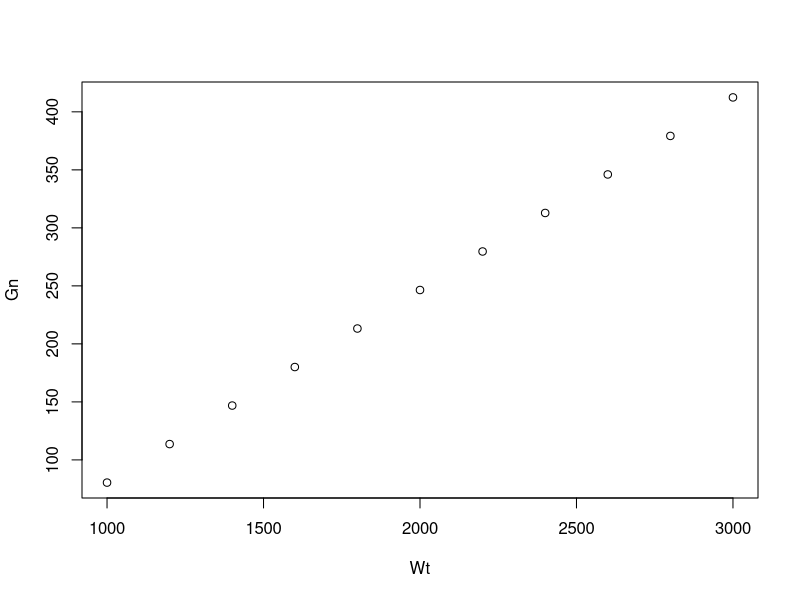
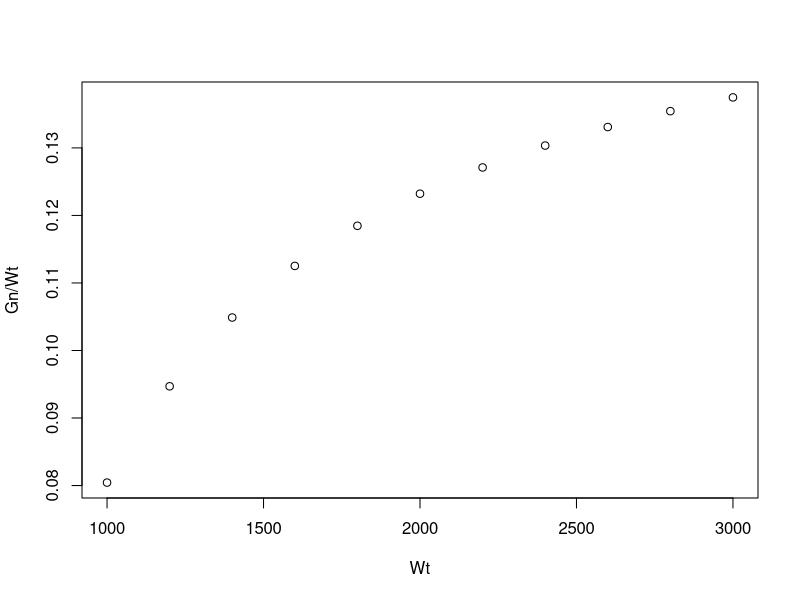
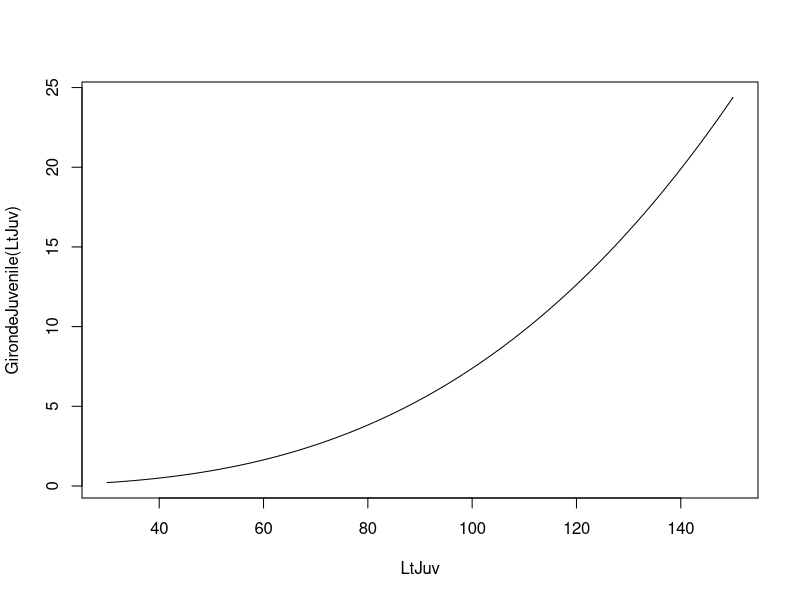
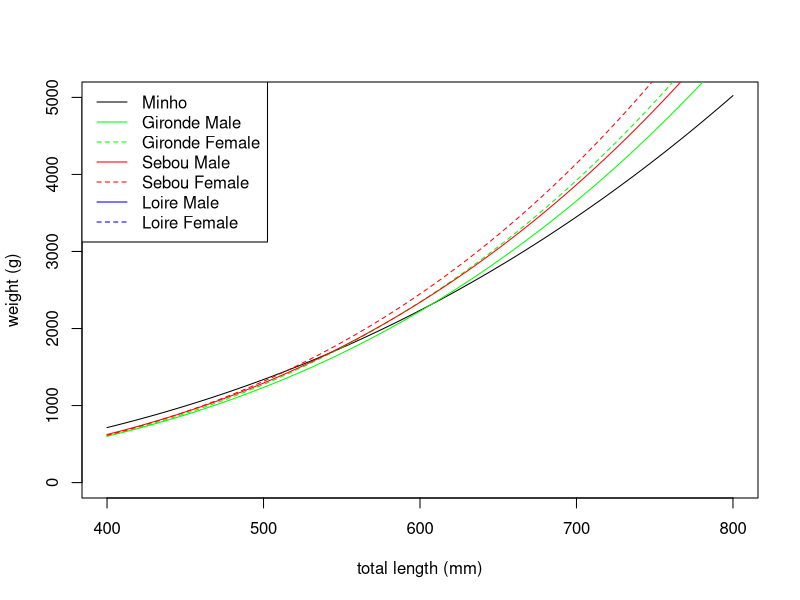
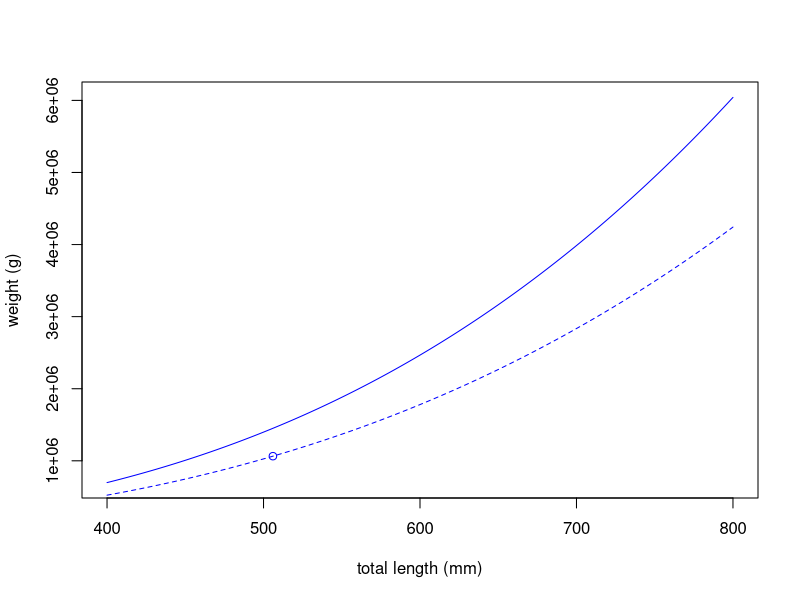

Write R code to recreate these figures, in order.
age=3:8

fecundity = function(age){
  871.72*age +50916
}
cbind(age, fecundity(age), fecundity(age) -mean(fecundity(age)))
# 


#===================================================
# masse des gonades, RGS
# ===================================================
# Taverny 1991
Wt=seq(1000, 3000, 200) # masse totale (g)
Gn = - 85.5634 + (Wt )*0.166 # masse de la gonade (g)
plot(Wt,Gn)
plot(Wt, Gn/Wt)

# ==================================================
# relation taille poinds
# =================================================
LtJuv=30:150 # mm
LtGen=400:800 #mm
Minho = function(Lt){
  # formule avec Lt en cm
  return(0.0221 * (Lt/10)^2.8147)
}


GirondeJuvenile = function(Lt){
  # pour année 1985
  exp(-11.571) * Lt^2.9467
}

GirondeMale = function(Lt){
  # Lt en mm
  # pour l'année  1988 (livre p44)
  2.4386e-6*Lt^3.2252
}

GirondeFemale = function(Lt){
  # Lt en mm
  # pour l'année  1988 (livre p44)
  1.2102e-6*Lt^3.3429
}
#  =========================================    PB
LoireMale = function(Lf){
  # longueur fourche
  5.5070e-3*Lf^3.114
}
LoireFemale = function(Lf){
  # longueur fourche
    7.2980e-3* Lf^3.019
}

SebouMale = function(Lt){
  2.0705e-6*Lt^3.2587
}
SebouFemale = function(Lt){
  8.2056e-7*Lt^3.4105
}

          
plot(LtJuv, GirondeJuvenile(LtJuv), type='l')


plot(LtGen, Minho(LtGen), type='l', col='black', ylim=c(0,5000), xlab ='total length (mm)', ylab = 'weight (g)')
lines(LtGen, GirondeMale(LtGen), col='green')
lines(LtGen, GirondeFemale(LtGen), col='green', lty=2)
lines(LtGen, SebouMale(LtGen), col='red')
lines(LtGen, SebouFemale(LtGen), col='red', lty=2)
lines(LtGen, LoireMale(LtGen), col='blue')
lines(LtGen, LoireFemale(LtGen), col='blue', lty=2)
legend('topleft', legend=c('Minho', 'Gironde Male', 'Gironde Female', 'Sebou Male', 'Sebou Female', 'Loire Male', 'Loire Female'),
       lty=c(1,1,2, 1,2,1,2, 1,2), 
       col=c('black', 'green', 'green', 'red', 'red', 'blue', 'blue'))

plot(LtGen, LoireMale(LtGen), col='blue', type='l',xlab ='total length (mm)', ylab = 'weight (g)')

lines(LtGen, LoireFemale(LtGen), col='blue', lty=2)
points(506, LoireFemale(506), col='blue')
